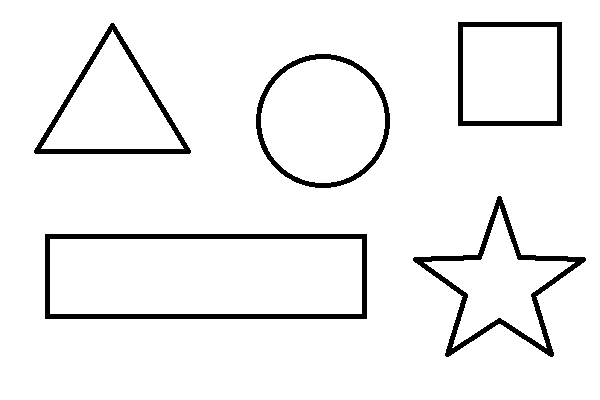
#> input picture Bootcamp OpenCV/shapes.png, 600 x 400 px, found by its file name
$ jupyter execute task_1.ipynb
#> lines starting #> are read from the running program, lines starting #| are printed output that depends on the picture; after the words box and inside, x2 and y2 are one past the last pixel; in counts of white or black regions, pixels touching at a corner belong together
[cell 1]
import cv2
import numpy as np
from matplotlib import pyplot as plt


img = cv2.imread(r'C:\Users\adith\OneDrive\Pictures\Camera Roll\shapes.png')
#> img is the input picture: shape (400, 600, 3); 94.5% white; 5 black regions, box (x1, y1, x2, y2) and area: (45, 234, 367, 319) 3970, (413, 196, 586, 357) 3066, (34, 23, 191, 154) 2224, (256, 54, 390, 188) 2018, (458, 22, 562, 126) 1980
gray = cv2.cvtColor(img, cv2.COLOR_BGR2GRAY)
#> gray: shape (400, 600); 94.5% white; 5 black regions
_, threshold = cv2.threshold(gray, 127, 255, cv2.THRESH_BINARY)


contours, _ = cv2.findContours(
    threshold, cv2.RETR_TREE, cv2.CHAIN_APPROX_SIMPLE)
#> contours = 11 contours; largest, box (x1, y1, x2, y2) and area: (0, 0, 600, 400) 239001, (44, 233, 368, 320) 27776, (50, 239, 362, 314) 23014, (255, 53, 391, 189) 14279, (261, 59, 385, 183) 11897

i = 0

for contour in contours:

    if i == 0:
        i = 1
        continue

    approx = cv2.approxPolyDP(
        contour, 0.01 * cv2.arcLength(contour, True), True)

    cv2.drawContours(img, [contour], 0, (0, 0, 255), 5)
    M = cv2.moments(contour)
    if M['m00'] != 0.0:
        x = int(M['m10']/M['m00'])
        y = int(M['m01']/M['m00'])

    if len(approx) == 3:
        cv2.putText(img, 'Triangle', (x, y),
                    cv2.FONT_HERSHEY_SIMPLEX, 0.7, (255, 255, 255), 1)

    elif len(approx) == 4:
        cv2.putText(img, 'Quadrilateral', (x, y),
                    cv2.FONT_HERSHEY_SIMPLEX, 0.7, (255, 255, 255), 1)

    elif len(approx) == 5:
        cv2.putText(img, 'Pentagon', (x, y),
                    cv2.FONT_HERSHEY_SIMPLEX, 0.7, (255, 255, 255), 1)

    elif len(approx) == 6:
        cv2.putText(img, 'Hexagon', (x, y),
                    cv2.FONT_HERSHEY_SIMPLEX, 0.7, (255, 255, 255), 1)

    else:
        cv2.putText(img, 'circle', (x, y),
                    cv2.FONT_HERSHEY_SIMPLEX, 0.7, (255, 255, 255), 1)
#> this loop made 11 passes
#> (approx, x, y) on passes 2, 3, 8, 9, 10, 11: ([[44, 234], [366, 233], [367, 318], [45, 319]], 205, 276), ([[50, 239], [50, 313], [361, 313], [361, 239]], 205, 276), ([[33, 150], [113, 22], [191, 152]], 112, 109), ([[183, 148], [112, 30], [41, 148]], 112, 108), ([[457, 22], [561, 21], [562, 125], [458, 126]], 509, 73), ([[463, 27], [463, 120], [556, 120], [556, 27]], 509, 73)
#> (x, y) on passes 4 to 7: (499, 285), (499, 285), (322, 120), (322, 120)
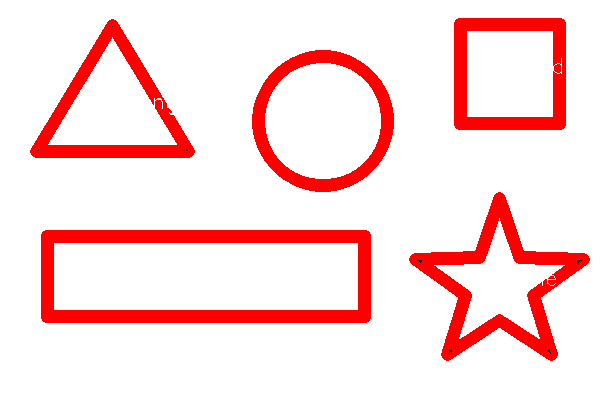
#> img: shape (400, 600, 3); 13.88% of pixels changed, all inside (x1, y1, x2, y2) = (30, 18, 590, 361)
#> after the loop, i = 1

cv2.imshow('shapes', img)

cv2.waitKey(0)
cv2.destroyAllWindows()


$ run again, with Bootcamp OpenCV/Star.png copied over Bootcamp OpenCV/shapes.png
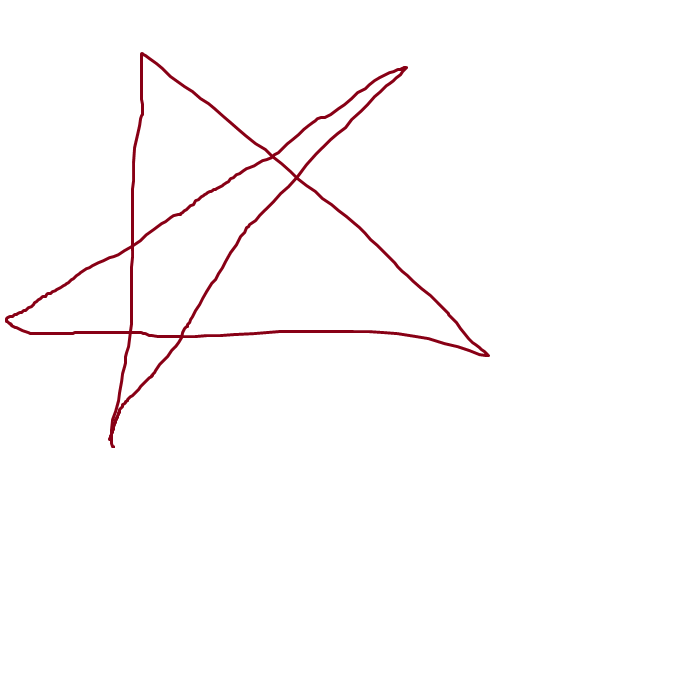
#> input picture Bootcamp OpenCV/Star.png, 700 x 700 px, found by its file name
#> img is the input picture: shape (700, 700, 3); mean B, G, R 251.7, 251.4, 253.3
#> `_, threshold = cv2.threshold(gray, 127, 255, cv2.THRESH_BINARY)`:
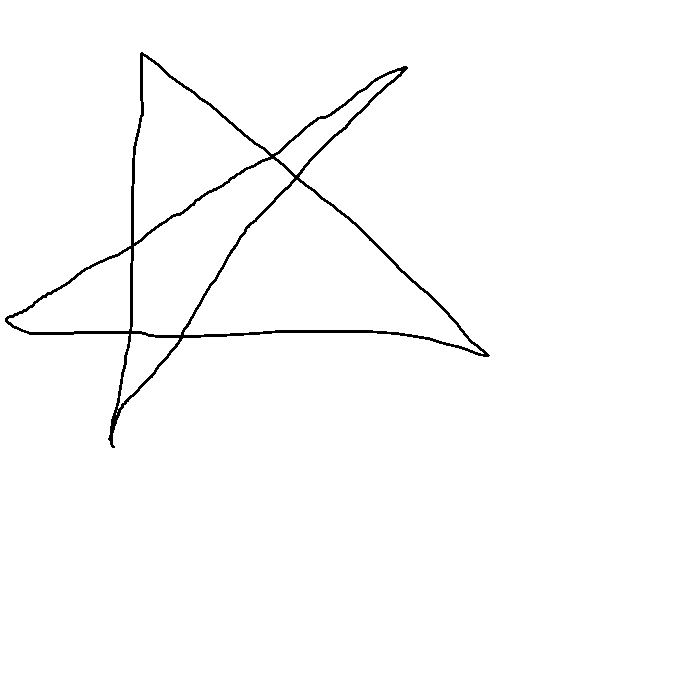
#> threshold: shape (700, 700); 98.7% white; black in thin lines or dots, all inside (x1, y1, x2, y2) = (5, 52, 490, 448)
#> contours = 10 contours, 2 with area under 20; largest, box (x1, y1, x2, y2) and area: (0, 0, 700, 700) 488601, (4, 51, 491, 449) 65188, (184, 180, 484, 354) 22970, (132, 159, 294, 335) 12198, (134, 56, 270, 243) 11874, (8, 249, 131, 332) 5573, (275, 71, 401, 175) 2280, (118, 334, 179, 409) 1800
#> the loop `for contour in contours: ` made 10 passes
#> (approx, x, y) on passes 5, 10: ([[178, 338], [131, 334], [118, 408], [153, 371]], 143, 360), ([[143, 56], [134, 242], [269, 156]], 180, 150)
#> after the loop `for contour in contours:`:
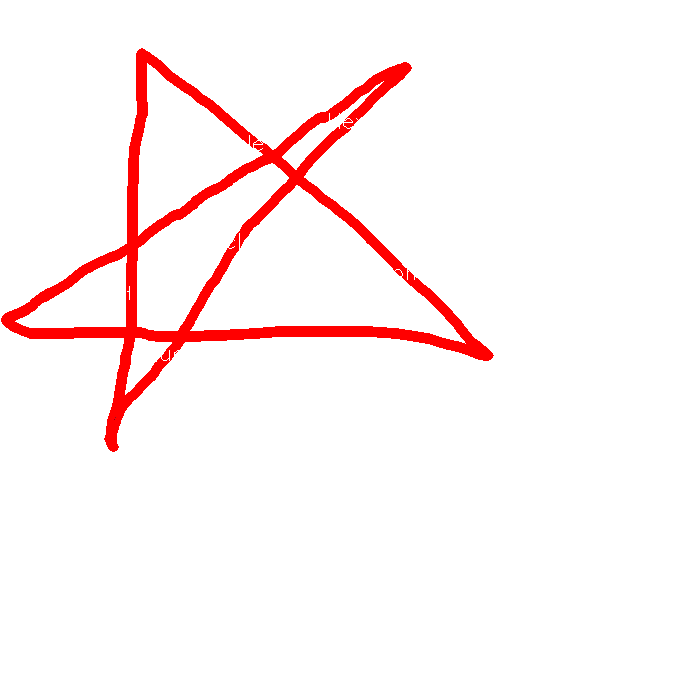
#> img: shape (700, 700, 3); 4.65% of pixels changed, all inside (x1, y1, x2, y2) = (1, 48, 494, 452)
#> after the loop `for contour in contours:`: i = 1
